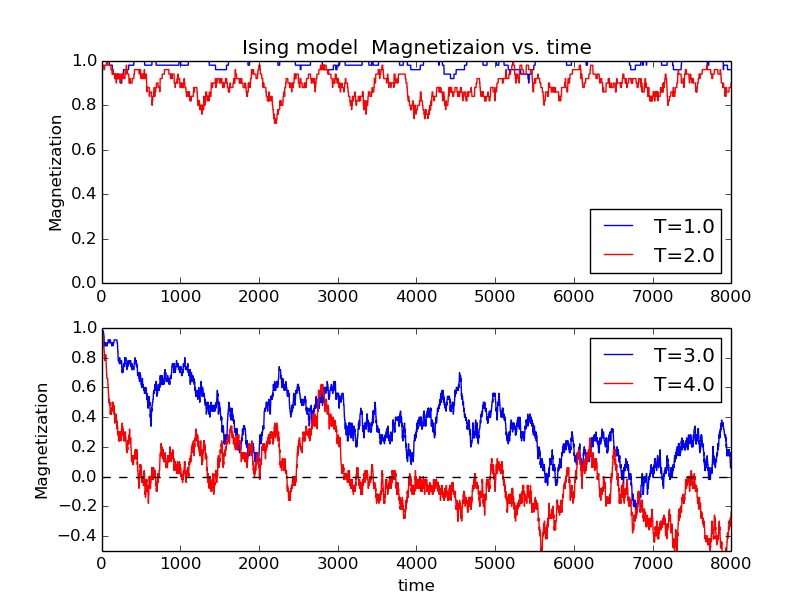

Write the Python code that produced this figure.
from math import*
import random
import numpy as np
from matplotlib.pyplot import*

J=1.;k=1.
time=[]
for j in range(8000):
    time.append(j)
def calcu(T):
    Magnet=[]
    spins=[[1.0 for x in range(10)] for y in range(10)]
    for j in range(8000):
        E1=0.;M=0.0

        for i in range(9):
            for j in range(9):
                E1=E1+J*(-spins[i][j]*spins[i+1][j]-spins[i][j]*spins[i-1][j]-spins[i][j]*spins[i][j+1]-spins[i][j]*spins[i][j-1])
        for i in range(1,9):
            E1=E1+J*(-spins[i][0]*spins[i][1]-spins[i][0]*spins[i][9]-spins[i][0]*spins[i-1][0]-spins[i][0]*spins[i+1][0])
        for i in range(1,9):
            E1=E1+J*(-spins[0][i]*spins[1][i]-spins[0][i]*spins[9][i]-spins[0][i]*spins[0][i-1]-spins[0][i]*spins[0][i+1])
        E1=E1+J*(-spins[0][0]*spins[1][0]-spins[0][0]*spins[9][0]-spins[0][0]*spins[0][9]-spins[0][0]*spins[0][1])
        E1=E1+J*(-spins[9][0]*spins[9][1]-spins[9][0]*spins[9][9]-spins[9][0]*spins[8][0]-spins[9][0]*spins[1][0])
        E1=E1+J*(-spins[0][9]*spins[0][8]-spins[0][9]*spins[0][1]-spins[0][9]*spins[1][9]-spins[0][9]*spins[9][9])
        E1=E1+J*(-spins[9][9]*spins[9][8]-spins[9][9]*spins[9][1]-spins[9][9]*spins[8][9]-spins[9][9]*spins[1][9])
        E1=E1/2
        numb1=random.randint(0,9)
        numb2=random.randint(0,9)
        spins[numb1][numb2]=-spins[numb1][numb2]
        E2=0.
        for i in range(9):
            for j in range(9):
                E2=E2+J*(-spins[i][j]*spins[i+1][j]-spins[i][j]*spins[i-1][j]-spins[i][j]*spins[i][j+1]-spins[i][j]*spins[i][j-1])
        for i in range(1,9):
            E2=E2+J*(-spins[i][0]*spins[i][1]-spins[i][0]*spins[i][9]-spins[i][0]*spins[i-1][0]-spins[i][0]*spins[i+1][0])
        for i in range(1,9):
            E2=E2+J*(-spins[0][i]*spins[1][i]-spins[0][i]*spins[9][i]-spins[0][i]*spins[0][i-1]-spins[0][i]*spins[0][i+1])
        E2=E2+J*(-spins[0][0]*spins[1][0]-spins[0][0]*spins[9][0]-spins[0][0]*spins[0][9]-spins[0][0]*spins[0][1])
        E2=E2+J*(-spins[9][0]*spins[9][1]-spins[9][0]*spins[9][9]-spins[9][0]*spins[8][0]-spins[9][0]*spins[1][0])
        E2=E2+J*(-spins[0][9]*spins[0][8]-spins[0][9]*spins[0][1]-spins[0][9]*spins[1][9]-spins[0][9]*spins[9][9])
        E2=E2+J*(-spins[9][9]*spins[9][8]-spins[9][9]*spins[9][1]-spins[9][9]*spins[8][9]-spins[9][9]*spins[1][9])
        E2=E2/2
        delE=E2-E1
        if delE>0:
            p=exp(-delE/(k*T))
            numb3=random.uniform(0,1)
            if numb3>p:
                spins[numb1][numb2]=-spins[numb1][numb2]
        for i in range(10):
            for j in range(10):
                M+=spins[i][j]
        M=M/100       
        Magnet.append(M)
    return Magnet
        
M1=[];M2=[];M3=[];M4=[]
M1=calcu(1.0)
M2=calcu(2.0)
M3=calcu(3.0)
M4=calcu(4.0)
p1=subplot(211)
p1.plot(time,M1,'b',label='T=1.0')
p1.plot(time,M2,'r',label='T=2.0')
ylim(0,1.0)
ylabel('Magnetization')
title('Ising model  Magnetizaion vs. time')
legend(loc='lower right')
p2=subplot(212)
p2.plot(time,M3,'b',label='T=3.0')
p2.plot(time,M4,'r',label='T=4.0')
xlabel('time')
ylabel('Magnetization')
legend(loc='upper right')
ylim(-0.5,1.0)
x=np.linspace(0,8000)
y=x-x
plot(x,y,'k--')

show()
